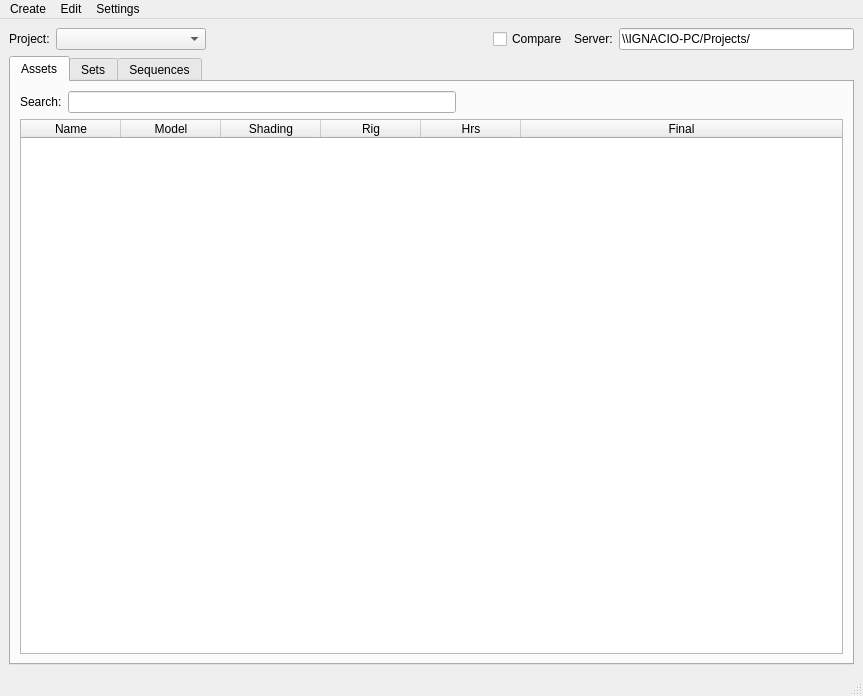
<?xml version="1.0" encoding="UTF-8"?>
<ui version="4.0">
 <class>MainWindow</class>
 <widget class="QMainWindow" name="MainWindow">
  <property name="geometry">
   <rect>
    <x>0</x>
    <y>0</y>
    <width>863</width>
    <height>696</height>
   </rect>
  </property>
  <property name="windowTitle">
   <string>Project Manager</string>
  </property>
  <property name="tabShape">
   <enum>QTabWidget::Triangular</enum>
  </property>
  <widget class="QWidget" name="centralwidget">
   <layout class="QVBoxLayout" name="verticalLayout_4">
    <item>
     <layout class="QHBoxLayout" name="horizontalLayout_3">
      <item>
       <layout class="QHBoxLayout" name="horizontalLayout">
        <item>
         <widget class="QLabel" name="label">
          <property name="text">
           <string>Project:</string>
          </property>
         </widget>
        </item>
        <item>
         <widget class="QComboBox" name="projects_cmb">
          <property name="minimumSize">
           <size>
            <width>150</width>
            <height>0</height>
           </size>
          </property>
         </widget>
        </item>
       </layout>
      </item>
      <item>
       <spacer name="horizontalSpacer">
        <property name="orientation">
         <enum>Qt::Horizontal</enum>
        </property>
        <property name="sizeHint" stdset="0">
         <size>
          <width>40</width>
          <height>20</height>
         </size>
        </property>
       </spacer>
      </item>
      <item>
       <widget class="QCheckBox" name="compareServer_chb">
        <property name="text">
         <string>Compare</string>
        </property>
       </widget>
      </item>
      <item>
       <layout class="QHBoxLayout" name="horizontalLayout_2">
        <item>
         <widget class="QLabel" name="label_2">
          <property name="text">
           <string>Server:</string>
          </property>
         </widget>
        </item>
        <item>
         <widget class="QLineEdit" name="serverPath_le">
          <property name="minimumSize">
           <size>
            <width>200</width>
            <height>0</height>
           </size>
          </property>
          <property name="text">
           <string>\\IGNACIO-PC/Projects/</string>
          </property>
         </widget>
        </item>
       </layout>
      </item>
     </layout>
    </item>
    <item>
     <widget class="QTabWidget" name="tabWidget">
      <property name="currentIndex">
       <number>0</number>
      </property>
      <widget class="QWidget" name="assetsTab">
       <attribute name="title">
        <string>Assets</string>
       </attribute>
       <layout class="QVBoxLayout" name="verticalLayout">
        <item>
         <layout class="QHBoxLayout" name="horizontalLayout_4">
          <item>
           <widget class="QLabel" name="label_3">
            <property name="text">
             <string>Search:</string>
            </property>
           </widget>
          </item>
          <item>
           <widget class="QLineEdit" name="search_asset_le"/>
          </item>
          <item>
           <spacer name="horizontalSpacer_2">
            <property name="orientation">
             <enum>Qt::Horizontal</enum>
            </property>
            <property name="sizeHint" stdset="0">
             <size>
              <width>40</width>
              <height>20</height>
             </size>
            </property>
           </spacer>
          </item>
         </layout>
        </item>
        <item>
         <widget class="QTableWidget" name="assets_tw">
          <property name="sortingEnabled">
           <bool>true</bool>
          </property>
          <attribute name="horizontalHeaderVisible">
           <bool>true</bool>
          </attribute>
          <attribute name="horizontalHeaderCascadingSectionResizes">
           <bool>false</bool>
          </attribute>
          <attribute name="horizontalHeaderStretchLastSection">
           <bool>true</bool>
          </attribute>
          <attribute name="verticalHeaderHighlightSections">
           <bool>true</bool>
          </attribute>
          <column>
           <property name="text">
            <string>Name</string>
           </property>
          </column>
          <column>
           <property name="text">
            <string>Model</string>
           </property>
          </column>
          <column>
           <property name="text">
            <string>Shading</string>
           </property>
          </column>
          <column>
           <property name="text">
            <string>Rig</string>
           </property>
          </column>
          <column>
           <property name="text">
            <string>Hrs</string>
           </property>
          </column>
          <column>
           <property name="text">
            <string>Final</string>
           </property>
          </column>
         </widget>
        </item>
       </layout>
      </widget>
      <widget class="QWidget" name="setsTab">
       <attribute name="title">
        <string>Sets</string>
       </attribute>
       <layout class="QVBoxLayout" name="verticalLayout_3">
        <item>
         <widget class="QTableWidget" name="sets_tw">
          <attribute name="horizontalHeaderStretchLastSection">
           <bool>true</bool>
          </attribute>
          <column>
           <property name="text">
            <string>Name</string>
           </property>
          </column>
          <column>
           <property name="text">
            <string>Model</string>
           </property>
          </column>
          <column>
           <property name="text">
            <string>Final</string>
           </property>
          </column>
         </widget>
        </item>
       </layout>
      </widget>
      <widget class="QWidget" name="sequencesTab">
       <attribute name="title">
        <string>Sequences</string>
       </attribute>
       <layout class="QVBoxLayout" name="verticalLayout_2">
        <item>
         <layout class="QHBoxLayout" name="horizontalLayout_5">
          <item>
           <widget class="QLabel" name="label_4">
            <property name="text">
             <string>Search:</string>
            </property>
           </widget>
          </item>
          <item>
           <widget class="QLineEdit" name="search_shot_le"/>
          </item>
          <item>
           <spacer name="horizontalSpacer_3">
            <property name="orientation">
             <enum>Qt::Horizontal</enum>
            </property>
            <property name="sizeHint" stdset="0">
             <size>
              <width>40</width>
              <height>20</height>
             </size>
            </property>
           </spacer>
          </item>
         </layout>
        </item>
        <item>
         <widget class="QSplitter" name="splitter">
          <property name="orientation">
           <enum>Qt::Horizontal</enum>
          </property>
          <widget class="QListWidget" name="sequences_lw">
           <property name="maximumSize">
            <size>
             <width>150</width>
             <height>16777215</height>
            </size>
           </property>
          </widget>
          <widget class="QTableWidget" name="shots_tw">
           <column>
            <property name="text">
             <string>Shot</string>
            </property>
           </column>
           <column>
            <property name="text">
             <string>Layout</string>
            </property>
           </column>
           <column>
            <property name="text">
             <string>Anim</string>
            </property>
           </column>
           <column>
            <property name="text">
             <string>Hrs</string>
            </property>
           </column>
           <column>
            <property name="text">
             <string>Vfx</string>
            </property>
           </column>
           <column>
            <property name="text">
             <string>Sim</string>
            </property>
           </column>
           <column>
            <property name="text">
             <string>Lit</string>
            </property>
           </column>
           <column>
            <property name="text">
             <string>Comp</string>
            </property>
           </column>
          </widget>
         </widget>
        </item>
       </layout>
      </widget>
     </widget>
    </item>
   </layout>
  </widget>
  <widget class="QStatusBar" name="statusbar"/>
  <widget class="QMenuBar" name="menubar">
   <property name="geometry">
    <rect>
     <x>0</x>
     <y>0</y>
     <width>863</width>
     <height>18</height>
    </rect>
   </property>
   <widget class="QMenu" name="menuSettings">
    <property name="title">
     <string>Settings</string>
    </property>
    <addaction name="actionSet_Projects_Path"/>
   </widget>
   <widget class="QMenu" name="menuCreate">
    <property name="title">
     <string>Create</string>
    </property>
    <addaction name="actionNew_Project"/>
    <addaction name="actionNew_Asset"/>
    <addaction name="actionNew_Set"/>
    <addaction name="separator"/>
    <addaction name="actionNew_Sequence"/>
    <addaction name="actionNew_Shot"/>
   </widget>
   <widget class="QMenu" name="menuEdit">
    <property name="title">
     <string>Edit</string>
    </property>
    <addaction name="actionCheck_Red_Items"/>
    <addaction name="actionCopy_Selected_From_Server"/>
   </widget>
   <addaction name="menuCreate"/>
   <addaction name="menuEdit"/>
   <addaction name="menuSettings"/>
  </widget>
  <action name="actionSet_Projects_Path">
   <property name="text">
    <string>Set Projects Path</string>
   </property>
  </action>
  <action name="actionNew_Project">
   <property name="text">
    <string>New Project</string>
   </property>
  </action>
  <action name="actionNew_Asset">
   <property name="text">
    <string>New Asset</string>
   </property>
  </action>
  <action name="actionNew_Sequence">
   <property name="text">
    <string>New Sequence</string>
   </property>
  </action>
  <action name="actionNew_Shot">
   <property name="text">
    <string>New Shot</string>
   </property>
  </action>
  <action name="actionNew_Set">
   <property name="text">
    <string>New Set</string>
   </property>
  </action>
  <action name="actionCopy_Selected_From_Server">
   <property name="text">
    <string>Copy Selected From Server</string>
   </property>
  </action>
  <action name="actionCheck_Red_Items">
   <property name="text">
    <string>Select Red Items</string>
   </property>
  </action>
 </widget>
 <tabstops>
  <tabstop>shots_tw</tabstop>
  <tabstop>projects_cmb</tabstop>
  <tabstop>serverPath_le</tabstop>
  <tabstop>tabWidget</tabstop>
  <tabstop>assets_tw</tabstop>
  <tabstop>sets_tw</tabstop>
  <tabstop>compareServer_chb</tabstop>
  <tabstop>sequences_lw</tabstop>
 </tabstops>
 <resources/>
 <connections/>
</ui>
